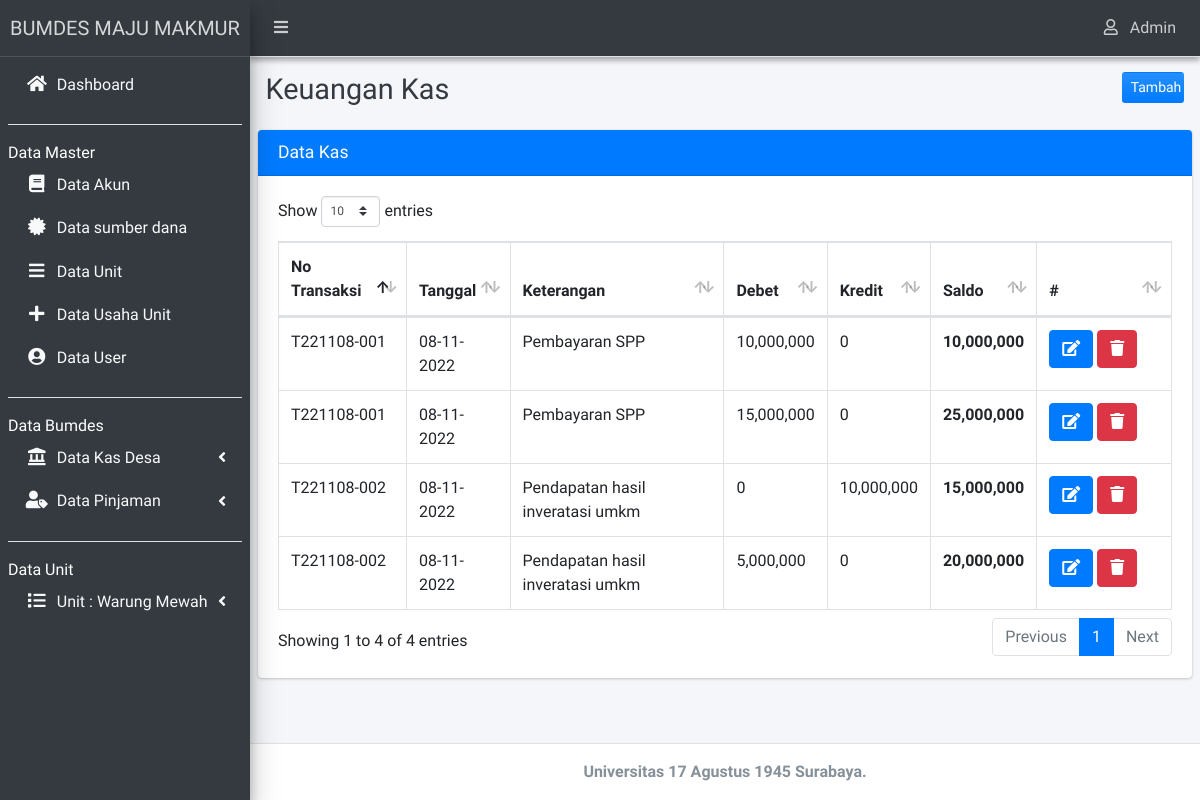
Before: /admin/index.php?hal=kas (signed in) with the older database file.
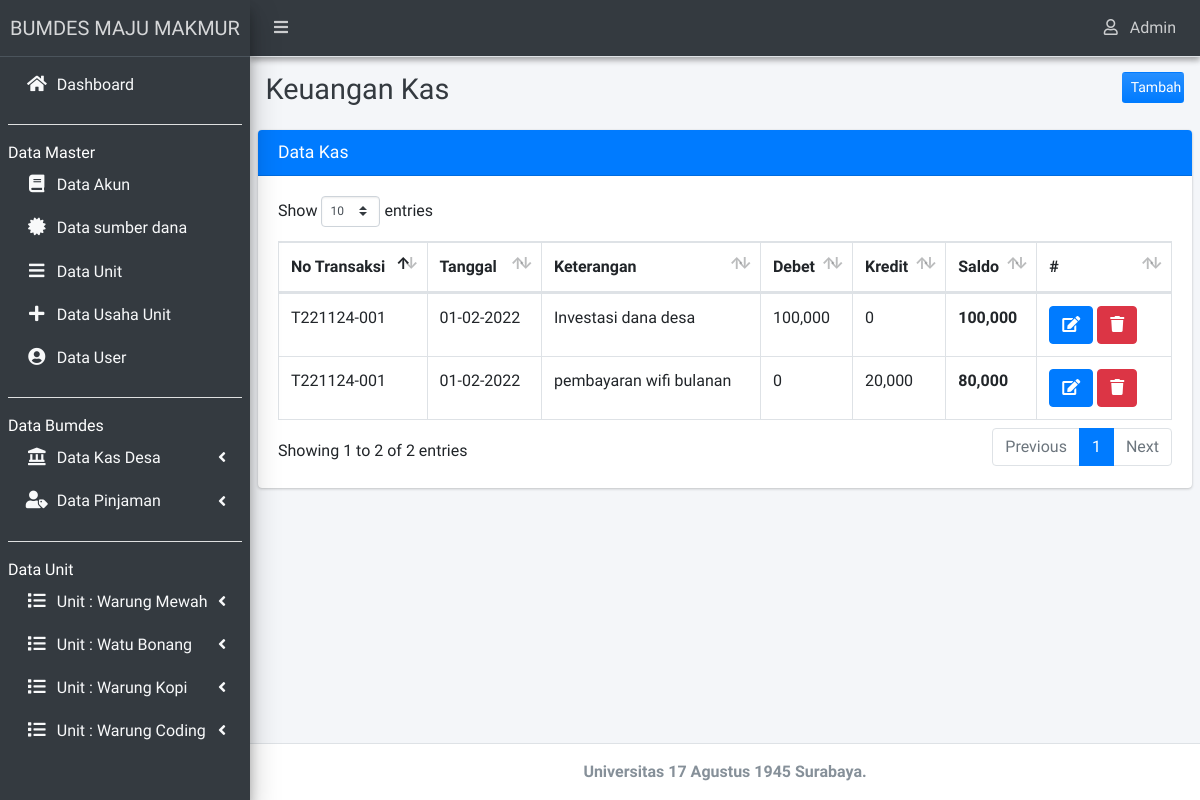
After: the same page with the newer database file.
### tables this page shows
CREATE TABLE `tb_unit` (
  `id_unit` int(11) NOT NULL,
  `nama_unit` varchar(30) DEFAULT NULL
);

CREATE TABLE `tb_kas` (
  `id_kas` int(11) NOT NULL,
  `tanggal` varchar(20) NOT NULL,
  `id_transaksi` varchar(20) NOT NULL,
  `kode_akun` varchar(5) NOT NULL,
  `sumber` varchar(5) NOT NULL,
  `keterangan` varchar(255) NOT NULL,
  `debet` int(11) NOT NULL,
  `kredit` int(11) NOT NULL
);

### setting/tanggal.php (called while the page is built, shortened)
<?php
	function tgl_indo($tgl){
			$tgl		= date_create($tgl);
			$tanggal	= date_format($tgl,"d-m-Y");
			return $tanggal;
	}
?>

### admin/kas.php (the view, shortened to what this page needs)
<div class="content-header">
    <div class="container-fluid">
        <div class="row mb-2">
            <div class="col-sm-6">
                <h1 class="m-0 text-dark">Keuangan Kas</h1>
            </div>
            <div class="col-sm-5">
            </div>
            <div class="col-sm-1">
                <a href="?hal=tambah_kas" style="float: right;" class="btn btn-block bg-gradient-primary btn-sm">Tambah</a>
            </div>
        </div>
    </div>
</div>
<section class="content">
    <div class="row">
    <div class="col-12">
        <div class="card card-primary">
            <div class="card-header">
                <h3 class="card-title primary">Data Kas</h3>
            </div>
        <div class="card-body">
            <table id="example3" class="table table-bordered table-hover">
                <thead>
                        <tr>
                        <th>No Transaksi</th>
                        <th>Tanggal</th>
                        <th>Keterangan</th>
                        <th>Debet</th>
                        <th>Kredit</th>
                        <th>Saldo</th>
                        <th>#</th>
                        </tr>
                </thead>
                <tbody>
                <?php
                    $saldo=0;
                    $query      = "SELECT * from tb_kas";
                    $result     = $mysqli->query($query);
                    $num_result = $result->num_rows;
                    if ($num_result > 0) {
                        while ($data = mysqli_fetch_assoc($result)) {
                            extract($data);
                            $saldo+=$debet;
                            $saldo-=$kredit;
                        ?>
                    <tr>
                        <td><?php echo $id_transaksi; ?></td>
                        <td><?php echo tgl_indo($tanggal); ?></td>
                        <td><?php echo $keterangan; ?></td>
                        <td><?php echo number_format($debet,0); ?></td>
                        <td><?php echo number_format($kredit,0); ?></td>
                        <th><?php echo number_format($saldo,0); ?></th>
                        <td width="15%">
                            <a href="?hal=kas_edit&id_kas=<?php echo $id_kas; ?>"
                            class="btn btn-icon btn-primary" title="Edit Data"><i class="fa fa-edit"></i> </a>
                            <a class="btn btn-danger" title="Hapus Data" href="operasi_crud/kas/delete.php?id_kas=<?= $id_kas; ?>"
                                onclick="return confirm('Apakah anda yakin akan menghapus data ini?')"> <i class="fa fa-trash"></i></a>
                        </td>
                    </tr>
                    <?php }}?>
            </table>
                </div>
            </div>
        </div>
    </div>
</section>

### admin/index.php (shortened to what this page needs)
<?php
require_once '../setting/koneksi.php';
require_once '../setting/tanggal.php';
if(isset($_SESSION['level_user'])=='Admin' || isset($_SESSION['level_user'])=='Bendahara'){
  require_once 'layout/top.php';
?>
    <nav class="main-header navbar navbar-expand navbar-dark elevation-2 navbar-light">
      <ul class="navbar-nav">
        <li class="nav-item">
          <a class="nav-link" data-widget="pushmenu" href="#"><i class="fas fa-bars"></i></a>
        </li>
      </ul>
      <ul class="navbar-nav ml-auto">
        <li class="nav-item dropdown">
          <a class="nav-link" data-toggle="dropdown" href="#">
            <i class="far fa-user mr-2"></i>
            <span><?= $_SESSION['level_user']; ?></span>
          </a>
        </li>
      </ul>
    </nav>
    <aside class="main-sidebar sidebar-dark-primary elevation-4">
      <a href="#" class="brand-link text-center">
        <span class="brand-text font-gradient-light">BUMDES MAJU MAKMUR</span>
      </a>
      <div class="sidebar">
        <nav class="mt-2">
          <ul class="nav nav-pills nav-sidebar flex-column" data-widget="treeview" role="menu" data-accordion="false">
            <?php include('_menu.php'); ?>
          </ul>
        </nav>
      </div>
    </aside>
  <div class="content-wrapper">
    <?php require_once 'layout/sidebar.php'; ?>
  </div>
<?php require_once 'layout/footer.php'; ?>
<?php require_once 'layout/bottom.php';?>
<?php
}else if(isset($_SESSION['level_user'])=='Kepala Desa'){
  require_once 'layout/top.php';
?>
  <nav class="main-header navbar navbar-expand navbar-dark elevation-2 navbar-light">
    <ul class="navbar-nav">
      <li class="nav-item">
        <a class="nav-link" data-widget="pushmenu" href="#"><i class="fas fa-bars"></i></a>
      </li>
    </ul>
    <ul class="navbar-nav ml-auto">
      <li class="nav-item dropdown">
        <a class="nav-link" data-toggle="dropdown" href="#">
          <i class="far fa-user mr-2"></i>
          <span><?= $_SESSION['level_user']; ?></span>
        </a>
        <div class="dropdown-menu dropdown-menu-lg dropdown-menu-right">
          <div class="dropdown-divider"></div>
          <a href="logout.php" class="dropdown-item">
            <i class="fas fa-lock mr-2"></i> Log Out
            <span class="float-right text-muted text-sm"></span>
          </a>
        </div>
      </li>
    </ul>
  </nav>
    <aside class="main-sidebar sidebar-dark-primary elevation-4">
    <a href="#" class="brand-link text-center">
      <span class="brand-text font-gradient-light">BUMDES MAJU MAKMUR</span>
    </a>
    <div class="sidebar">
      <nav class="mt-2">
        <ul class="nav nav-pills nav-sidebar flex-column" data-widget="treeview" role="menu" data-accordion="false">
          <?php include('_menu.php'); ?>
        </ul>
      </nav>
    </div>
  </aside>
  <div class="content-wrapper">
      <?php require_once 'layout/sidebar.php'; ?>
  </div>
<?php
  require_once 'layout/footer.php';
  require_once 'layout/bottom.php';
}else{
  echo "<script>window.location='../index.php';</script>";
}
?>

### admin/layout/top.php (shortened to what this page needs)
<!DOCTYPE html>
<html lang="en">
<head>
  <link rel="stylesheet" href="../assets/plugins/fontawesome-free/css/all.min.css">
  <link rel="stylesheet" href="../assets/dist/css/adminlte.min.css">
  <link rel="stylesheet" href="../assets/plugins/datatables-bs4/css/dataTables.bootstrap4.css">
  <link rel="stylesheet" href="../assets/plugins/select2/css/select2.min.css">
  <link rel="stylesheet" href="../assets/plugins/select2-bootstrap4-theme/select2-bootstrap4.min.css">
  <link rel="stylesheet" href="../assets/plugins//sweetalert2/sweetalert2.min.css">
  <link rel="stylesheet" href="../assets/dist/css/toastr.min.css">
</head>
<body class="hold-transition sidebar-mini">
  <div class="wrapper">

### admin/_menu.php (shortened to what this page needs)
<li class="nav-item">
	<a href="?hal=beranda" class="nav-link text-light">
		<i class="nav-icon fas fa-home"></i>
		<p> Dashboard </p>
	</a>
</li>
<?php if($_SESSION['level_user']=='Admin' || $_SESSION['level_user']=='Bendahara'){ ?>
	<li class="nav-item">
		<hr class="bg-gradient-light">
	</li>
	<div class="sidebar-heading text-white">Data Master</div>
    <li class="nav-item">
		<a class="nav-link text-light" href="?hal=akun">
			<i class="fa fa-book nav-icon"></i>
			<p>Data Akun</p>
		</a>
    </li>
    <li class="nav-item">
		<a class="nav-link text-light" href="?hal=ind">
			<i class="fa fa-certificate nav-icon"></i>
			<p>Data sumber dana</p>
		</a>
    </li>
    <li class="nav-item">
		<a class="nav-link text-light" href="?hal=unit" >
			<i class="fa fa-bars nav-icon"></i>
			<p>Data Unit</p>
		</a>
    </li>
    <li class="nav-item">
		<a class="nav-link text-light" href="?hal=kegiatan">
			<i class="fa fa-plus nav-icon"></i>
			<p>Data Usaha Unit</p>
		</a>
    </li>
    <li class="nav-item">
		<a class="nav-link text-light" href="?hal=user">
			<i class="fa fa-user-circle nav-icon"></i>
			<p>Data User</p>
		</a>
    </li>
	<li class="nav-item">
		<hr class="bg-gradient-light">
	</li>
	<div class="sidebar-heading text-white">Data Bumdes</div>
	<li class="nav-item">
		<a href="#" class="nav-link text-light">
			<i class="fas fa-solid fa-landmark nav-icon"></i>
			<p> Data Kas Desa <i class="fas fa-angle-left right"></i></p>
		</a>
    </li>
	<li class="nav-item">
		<a href="#" class="nav-link text-light">
			<i class="fas fa-solid fa-user-tag nav-icon"></i>
			<p>
			Data Pinjaman
			<i class="fas fa-angle-left right"></i>
			</p>
		</a>
    </li>
<?php } else if (isset($_SESSION['level_user'])=="Kepala Desa") { ?>
	<li class="nav-item has-treeview">
			<a href="#" class="nav-link text-light">
				<i class="nav-icon fas fa-list"></i>
				<p>
					Data Bumdes
					<i class="fas fa-angle-left right"></i>
				</p>
			</a>
			<ul class="nav nav-treeview text-light">
				<li class="nav-item">
					<a href="?hal=lap_buku_besar_kas" class="nav-link text-light">
						<i class="fa fa-bookmark nav-icon"></i>
						<p>Buku Besar</p>
					</a>
				</li>
				<li class="nav-item">
					<a href="?hal=lap_arus_kas_desa" class="nav-link text-light">
						<i class="fa fa-angle-double-right nav-icon"></i>
						<p>Arus Kas</p>
					</a>
				</li>
				<li class="nav-item">
					<a href="?hal=lap_neraca_kas" class="nav-link text-light">
						<i class="fa fa-balance-scale nav-icon"></i>
						<p>Neraca</p>
					</a>
				</li>
			</ul>
		</li>
<?php } ?>
<li class="nav-item">
	<hr class="bg-light">
</li>
<div class="sidebar-heading text-white">Data Unit</div>
<?php
$query="SELECT * from tb_unit";
$result=$mysqli->query($query);
$num_result=$result->num_rows;
if ($num_result > 0 ) {
	while ($data=mysqli_fetch_assoc($result)) {
		extract($data);  ?>
		<li class="nav-item has-treeview">
			<a href="#" class="nav-link text-light">
				<i class="nav-icon fas fa-list"></i>
				<p>
					Unit : <?=$nama_unit;?>
					<i class="fas fa-angle-left right"></i>
				</p>
			</a>
		</li>
		<?php } } ?>

### admin/layout/sidebar.php (shortened to what this page needs)
<?php
$hal = @$_GET['hal'];
$modul = "";
$default = $modul."beranda.php";
if(!$hal){
    require_once "$default";
}else{
    switch($hal){
        case $hal:
        if(is_file($modul.$hal.".php"))
        {
        require_once $modul.$hal.".php";
        }
        else
        {
        require_once "$default";
        }
        break;
    }
}
?>

### admin/layout/footer.php
<footer class="main-footer text-center">
  <strong>Universitas 17 Agustus 1945 Surabaya.</strong>
</footer>

### admin/layout/bottom.php (shortened to what this page needs)
</body>
</html>

Changed rows visible on the page:
removed tb_kas: id_transaksi "T221108-001", tanggal "08-11-2022", keterangan "Pembayaran SPP", debet "10,000,000", kredit "0", saldo "10,000,000"
removed tb_kas: id_transaksi "T221108-001", tanggal "08-11-2022", keterangan "Pembayaran SPP", debet "15,000,000", kredit "0", saldo "25,000,000"
removed tb_kas: id_transaksi "T221108-002", tanggal "08-11-2022", keterangan "Pendapatan hasil inveratasi umkm", debet "0", kredit "10,000,000", saldo "15,000,000"
removed tb_kas: id_transaksi "T221108-002", tanggal "08-11-2022", keterangan "Pendapatan hasil inveratasi umkm", debet "5,000,000", kredit "0", saldo "20,000,000"
added tb_unit: nama_unit "Watu Bonang"
added tb_unit: nama_unit "Warung Kopi"
added tb_unit: nama_unit "Warung Coding"
added tb_kas: id_transaksi "T221124-001", tanggal "01-02-2022", keterangan "Investasi dana desa", debet "100,000", kredit "0", saldo "100,000"
added tb_kas: id_transaksi "T221124-001", tanggal "01-02-2022", keterangan "pembayaran wifi bulanan", debet "0", kredit "20,000", saldo "80,000"
Other visible differences:
text written by a page script: "Show entries Showing 1 to 4 of 4 entries Previous 1 Next" → "Show entries Showing 1 to 2 of 2 entries Previous 1 Next"
